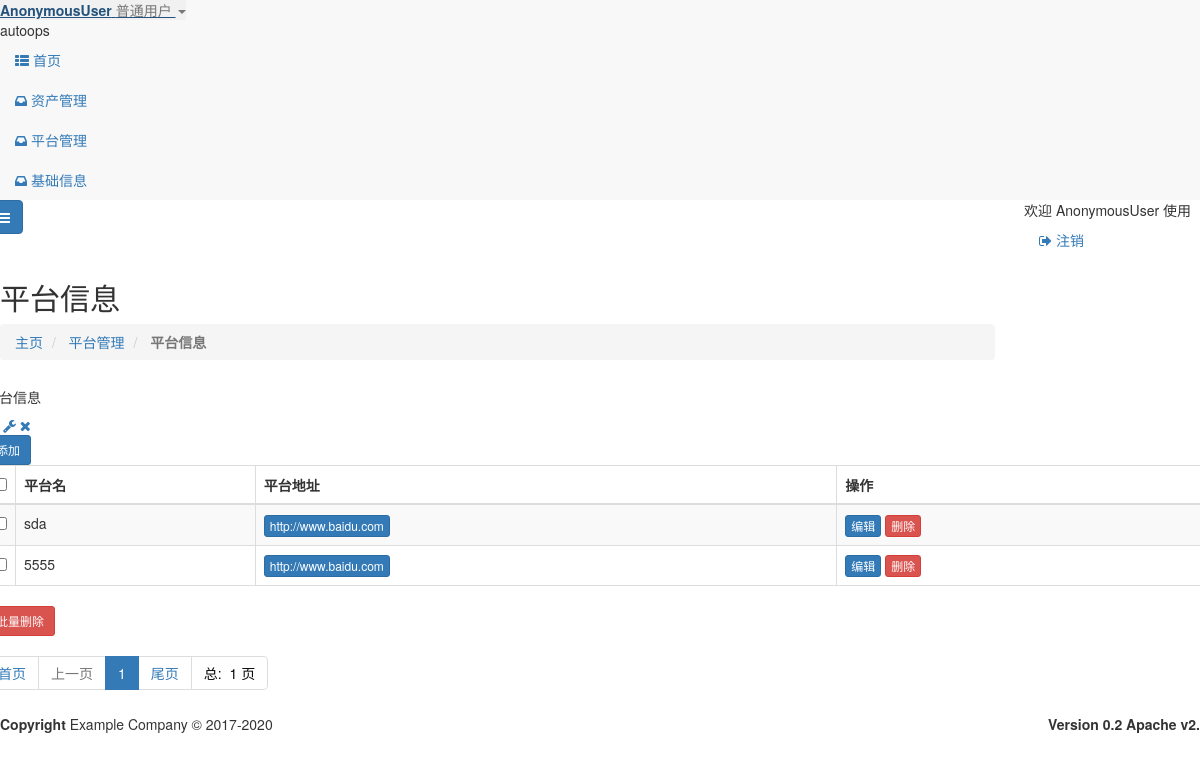
The app's page /pfdb/pfdb.html, older data.
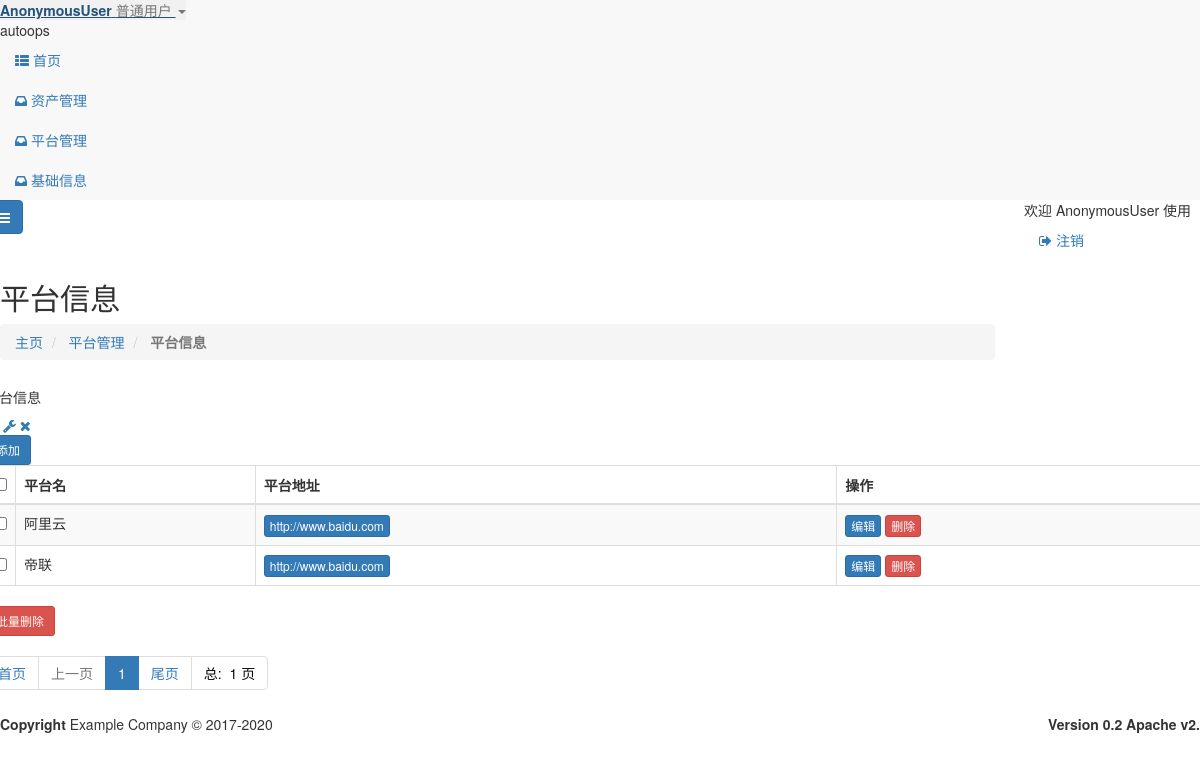
The same page, newer data.
### pfdb/models.py (models this page shows, shortened)
class pfdb(models.Model):
    id = models.AutoField(primary_key=True,verbose_name="id")
    platfrom_name = models.CharField(max_length=64,blank=True,null=False,verbose_name="平台名称")
    platfrom_url = models.URLField(max_length=128,verbose_name="平台地址",blank=True,null=False)
    class Meta:
        db_table ="pfdb"
        verbose_name="平台管理"
        verbose_name_plural = '平台管理'

### pfdb/views.py (the view)
# urls.py: path('pfdb.html',views.PlatfromList.as_view(),name='pfdb_list'),
class PlatfromList(ListView,LoginRequiredMixin):
    model = pfdb
    template_name = 'pfdb/pfdb.html'
    paginate_by = settings.DISPLAY_PER_PAGE
    context_object_name = 'pfdb_list'

### templates/pfdb/pfdb.html (shortened to what the changed rows need)
{% extends "base.html" %}
{% load  static %}
{% block page-content %}
    <div class="row wrapper border-bottom white-bg page-heading ">
        <div class="col-lg-10">
            <h2>平台信息</h2>
        </div>
    </div>
    <div class="wrapper wrapper-content animated fadeInRight">
        <div class="row">
            <div  id="split-right">
                <div class="ibox float-e-margins">
                    <div class="ibox-content">
                        <div class="table-responsive">
                            <form id="del_form_pfdb_all" class="form-horizontal  " method="post">
                                <table class="table table-striped table-bordered table-hover dataTables-pfdb">
                                    <thead>
                                    <tr>
                                        <th width="20"><input type="checkbox" id="CheckedAll"></th>
                                        <th>平台名</th>
                                        <th>平台地址</th>
                                        <th>操作</th>
                                    </tr>
                                    </thead>
                                    <tbody>
                                    {% for   row   in   pfdb_list %}
                                        <tr class="gradeA" id="{{ row.id }}">
                                            <td><input type="checkbox" value="{{ row.id }}" name="id"></td>
                                            <td class="center">{{ row.platfrom_name}}</td>
                                            <td class="center">
                                                <a class="btn btn-primary  btn-xs " href="{{ row.platfrom_url}}">{{ row.platfrom_url}}</a>
                                                </td>
                                            <td><a class="btn btn-primary  btn-xs " href="{% url  "pfdb:pfdb_update" pk=row.id %}" >编辑</a>
                                                <a class="btn btn-danger  btn-xs  pfdb_del">删除</a>
                                            </td>
                                        </tr>
                                    {% endfor %}
                                    </tbody>
                                </table>
                            </form>
                        </div>
                    </div>
                </div>
            </div>
        </div>
    </div>
{% endblock %}

Row changes from the older to the newer data that the page shows:
changed pfdb: platfrom_name "sda" → "阿里云"
changed pfdb (number 2 of 2 on the later page): platfrom_name "5555" → "帝联"
